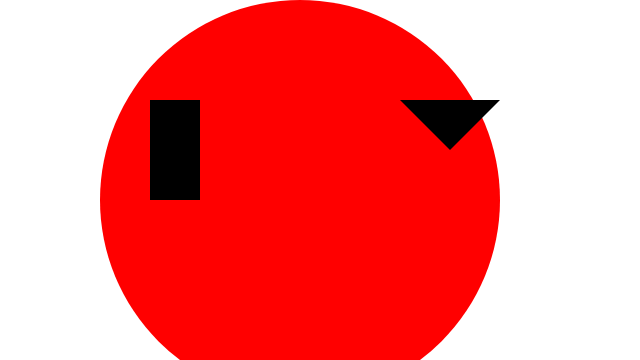
Frame 1 (no input)
Frame 60 (no input): identical to frame 1, image omitted
Frame 120 (the mouse pressed at the canvas centre since frame 60): identical to frame 1, image omitted

The p5.js sketch that drew this single still picture (run headless with seeded random() and noise() and a simulated clock; from frame 60 on, the mouse is pressed at the canvas centre):

// p5.js sketch
// ── sketch.js
function setup() {
	createCanvas(640, 360);
}

function draw() {
	background("841700");
    
  fill("red");
  noStroke();
  circle(300, 200,400,300); // face

  fill("black");
  rect(150, 100, 50,100);
  triangle(400, 100,450, 150, 500, 100);

line(200, 300, 400, 350);


fill("black")

}
